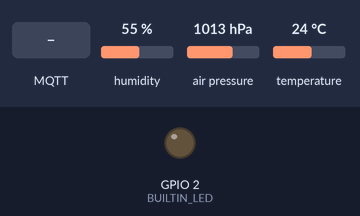
Simulated run of this sketch. Board: ESP8266 (NodeMCU). On the bench: output pins drawn as LEDs (lit = HIGH, except the on-board LED, lit = LOW). Inputs (shaded band) come from the test bench; at power-on: humidity 55 %, air pressure 1013 hPa, temperature 24 °C. WiFi joins after 1.5 s; servers stay silent unless stated; no MQTT or app messages arrive unless stated; what the sketch prints to the serial monitor is not drawn.

Above: at 2.7 s.
2.8 s: MQTT message "1" arrives on the first subscribed topic
At 4.0 s:
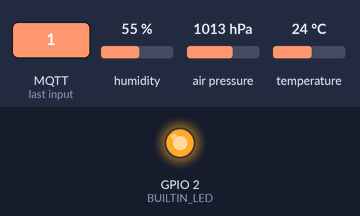
4.3 s: MQTT message "0" arrives on the first subscribed topic
At 5.4 s:
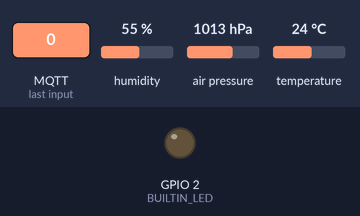
Timing chart, 0 to 7.3 s (numbered marks = the images above; inputs shaded):
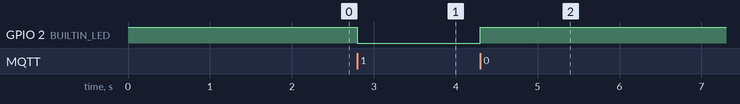

Measured:
- after the input at 2.8 s, GPIO 2 (BUILTIN_LED): HIGH → LOW at once
- after the input at 4.3 s, GPIO 2 (BUILTIN_LED): LOW → HIGH at once

The sketch:

mqtt_esp8266_bme280.ino
```cpp
/**************************************************************************
  Sep 30th, 2018

  MQTT + BME280

  Topics: inTopic (LED switch), Temperature, Humidity, Pressure, Altitude
**************************************************************************/

#include <ESP8266WiFi.h>
#include <PubSubClient.h>

/*****/
#include <Wire.h>                 // I2C

#include <Adafruit_Sensor.h>
#include <Adafruit_BME280.h>
Adafruit_BME280 bme; // I2C
#define bme_address 0x76
#define SEALEVELPRESSURE_HPA (1013.25)
/*****/

#define BUILTIN_LED 2

const char* ssid = "69";
const char* password = "3102797029";
const char* mqtt_server = "192.168.0.19";

/*****/
float h, t, p, a;
char temperatureString[50];
char humidityString[50];
char pressureString[50];
char altitudeString[50];
/*****/

WiFiClient espClient;
PubSubClient client(espClient);
long lastMsg = 0;
//char msg[50];
//int value = 0;


void setup() {

  pinMode(BUILTIN_LED, OUTPUT);     // Initialize the BUILTIN_LED pin as an output
  digitalWrite(BUILTIN_LED, HIGH);  //Initialize the builtin led as off
  Serial.begin(115200);
  setup_wifi();
  client.setServer(mqtt_server, 1883);
  client.setCallback(callback);
}


void setup_wifi() {

  delay(10);
  // We start by connecting to a WiFi network
  Serial.println();
  Serial.print("Connecting to ");
  Serial.println(ssid);

  WiFi.begin(ssid, password);

  while (WiFi.status() != WL_CONNECTED) {
    delay(500);
    Serial.print(".");
  }

  Serial.println("");
  Serial.println("WiFi connected");
  Serial.println("IP address: ");
  Serial.println(WiFi.localIP());
}


void callback(char* topic, byte* payload, unsigned int length) {

  Serial.print("Message arrived [");
  Serial.print(topic);
  Serial.print("] ");
  for (int i = 0; i < length; i++) {
    Serial.print((char)payload[i]);
  }
  Serial.println();

  // Switch on the LED if an 1 was received as first character
  if ((char)payload[0] == '1') {
    digitalWrite(BUILTIN_LED, LOW);   // Turn the LED on (Note that LOW is the voltage level
    // but actually the LED is on; this is because
    // it is acive low on the ESP-01)
  } else {
    digitalWrite(BUILTIN_LED, HIGH);  // Turn the LED off by making the voltage HIGH
  }

}


void reconnect() {

  // Loop until we're reconnected
  while (!client.connected()) {
    Serial.print("Attempting MQTT connection...");
    // Attempt to connect
    if (client.connect("ESP8266Client")) {
      Serial.println("connected");
      // Once connected, publish an announcement...
      client.publish("outTopic", "hello world");
      // ... and resubscribe
      client.subscribe("inTopic");
    } else {
      Serial.print("failed, rc=");
      Serial.print(client.state());
      Serial.println(" try again in 5 seconds");
      // Wait 5 seconds before retrying
      delay(5000);
    }
  }
}


void loop() {

  if (!client.connected()) {
    reconnect();
  }
  client.loop();

  long now = millis();
  if (now - lastMsg > 2000) {
    lastMsg = now;
    //    ++value;
    //    snprintf (msg, 75, "hello world #%ld", value);
    //    Serial.print("Publish message: ");
    //    Serial.println(msg);
    //    client.publish("outTopic", msg);
    /*****/
    bmeValues();
    /*****/
  }
}


void bmeValues() {

  bme.begin(bme_address);

  t = bme.readTemperature();                        // In C
  dtostrf(t, 5, 0, temperatureString);
  client.publish("Temperature", temperatureString);

  h = bme.readHumidity();                           // In %
  dtostrf(h, 5, 0, humidityString);
  client.publish("Humidity", humidityString);

  p = bme.readPressure() / 100.0F;                  // In hPa
  dtostrf(p, 6, 0, pressureString);
  client.publish("Pressure", pressureString);

  a = bme.readAltitude(SEALEVELPRESSURE_HPA);       // In m
  dtostrf(a, 6, 0, altitudeString);
  client.publish("Altitude", altitudeString);

}
```
